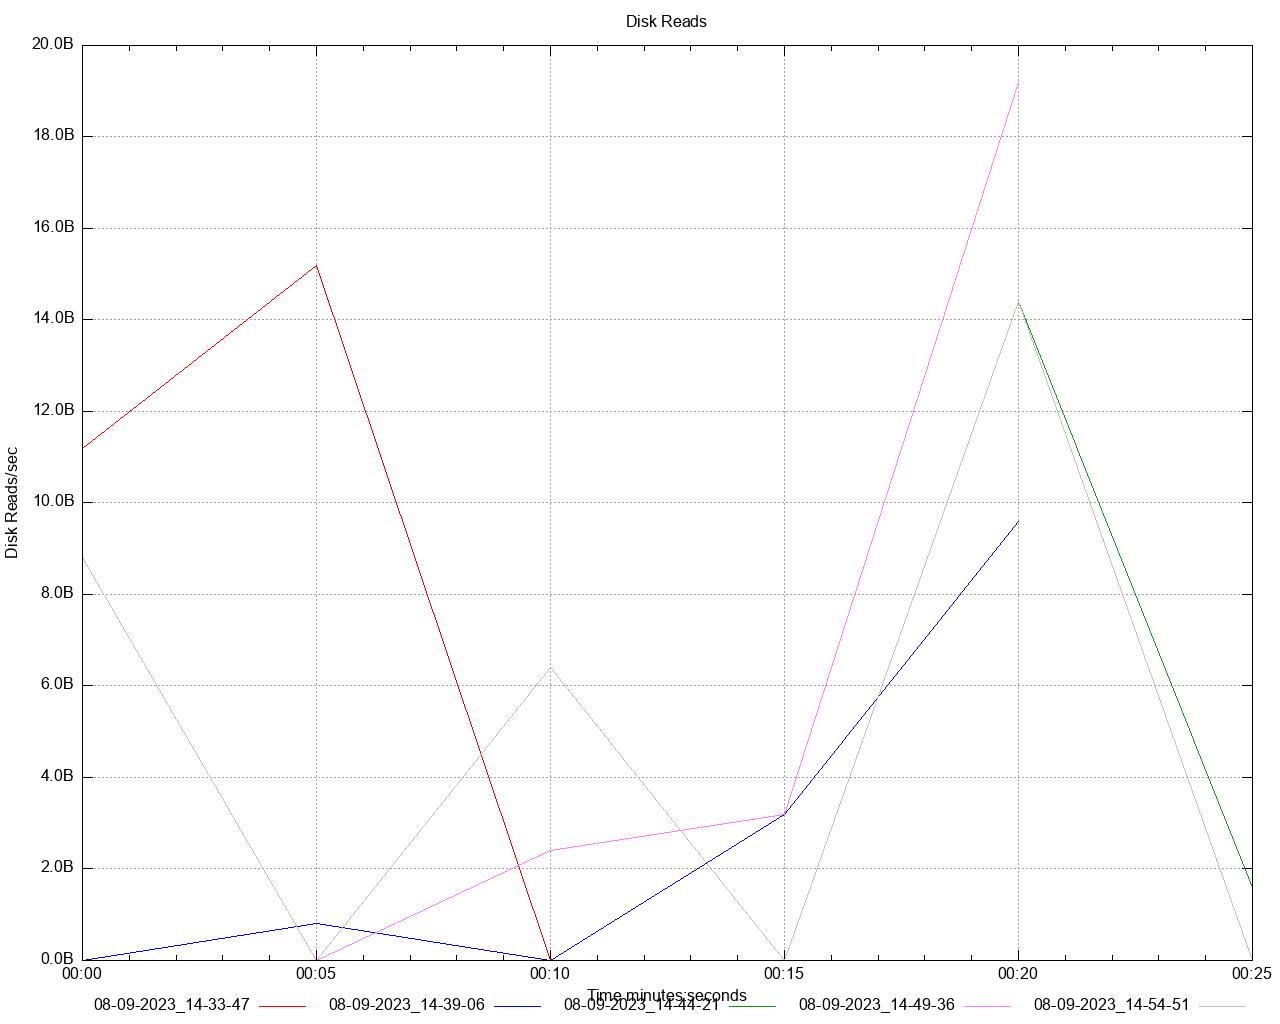

Generate this figure with gnuplot:
set title 'Disk Reads' noenhanced
set style data lines
set datafile separator ","
set terminal png size 1280,1024
set grid
set key below
set xdata time
set timefmt "%s"
offset = 0
t0(x)=(offset=($0==0) ? x : offset, x - offset)
set xlabel 'Time minutes:seconds'
set ylabel 'Disk Reads/sec'
set format y '%.1s%cB'
set output '/Users/gbarnett/git/hazelcast-simulator/atomiclong-3node-member/atomicreference/dstat/disk_read_A2.png'
plot \
   '/Users/gbarnett/git/hazelcast-simulator/atomiclong-3node-member/atomicreference/data/disk_read_A2_1.data' using (t0(timecolumn(1))):2 title "08-09-2023_14-33-47" noenhanced lt rgb "red", \
   '/Users/gbarnett/git/hazelcast-simulator/atomiclong-3node-member/atomicreference/data/disk_read_A2_2.data' using (t0(timecolumn(1))):2 title "08-09-2023_14-39-06" noenhanced lt rgb "blue", \
   '/Users/gbarnett/git/hazelcast-simulator/atomiclong-3node-member/atomicreference/data/disk_read_A2_3.data' using (t0(timecolumn(1))):2 title "08-09-2023_14-44-21" noenhanced lt rgb "forest-green", \
   '/Users/gbarnett/git/hazelcast-simulator/atomiclong-3node-member/atomicreference/data/disk_read_A2_4.data' using (t0(timecolumn(1))):2 title "08-09-2023_14-49-36" noenhanced lt rgb "orchid", \
   '/Users/gbarnett/git/hazelcast-simulator/atomiclong-3node-member/atomicreference/data/disk_read_A2_5.data' using (t0(timecolumn(1))):2 title "08-09-2023_14-54-51" noenhanced lt rgb "grey", \
